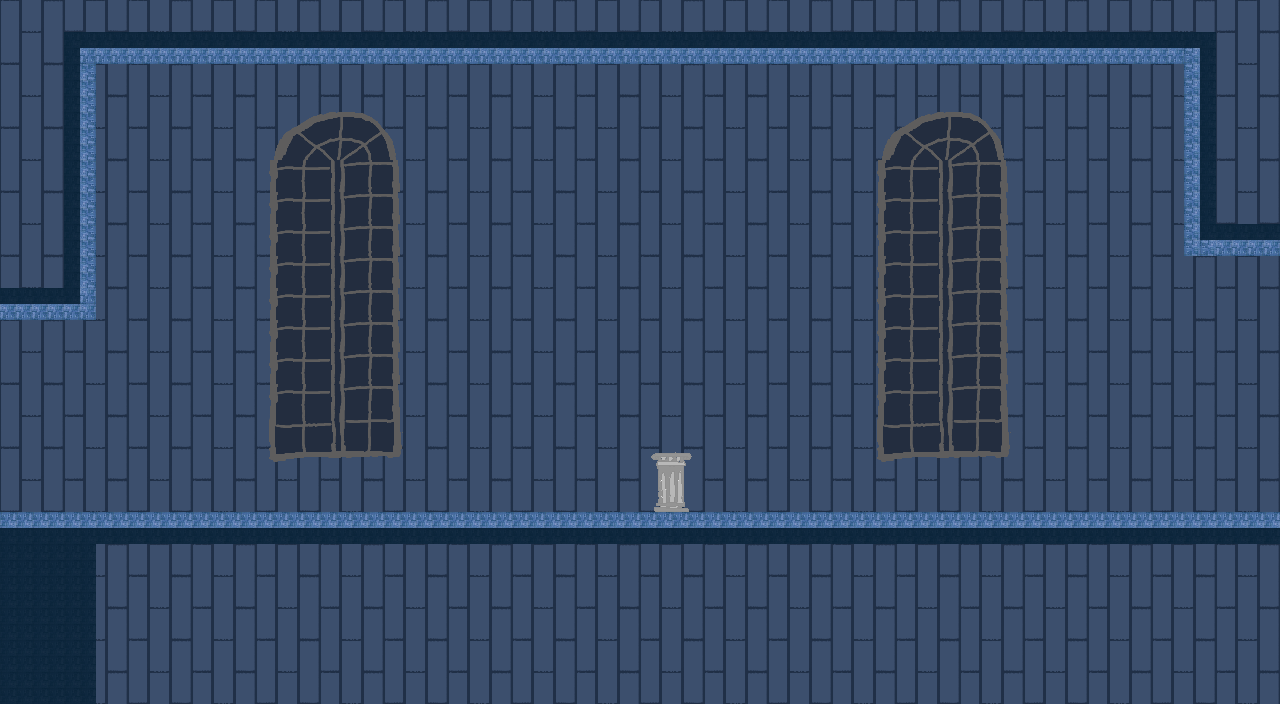

A 2D game scene composited from a Tiled map and its tileset images. What follows is a short description and the map's XML, with each tile layer's data collapsed to a summary:
An orthogonal 40x22 tile map with 32x32 px tiles, 4 tile layers (background, background2, platforms, jumpthru) and 36 objects.

<map version="1.0" orientation="orthogonal" renderorder="right-down" width="40" height="22" tilewidth="32" tileheight="32" nextobjectid="65">
 <tileset firstgid="1" name="tileset" tilewidth="32" tileheight="32" tilecount="800" columns="40">
  <image source="tileset_library.png" width="1280" height="640" />
 </tileset>
 <layer name="background" width="40" height="22">
  <data>[880 cells, 880 non-empty, 4 distinct tile ids]</data>
 </layer>
 <layer name="background2" width="40" height="22">
  <data>[880 cells, 854 non-empty, 45 distinct tile ids]</data>
 </layer>
 <layer name="platforms" width="40" height="22">
  <data>[880 cells, 109 non-empty, 9 distinct tile ids]</data>
 </layer>
 <layer name="jumpthru" width="40" height="22">
  <data>[880 cells, 0 non-empty, 0 distinct tile ids]</data>
 </layer>
 <objectgroup name="sprites">
  <object id="33" gid="166" x="160" y="96" width="32" height="32">
   <properties>
    <property name="delay" type="int" value="1750" />
    <property name="timer" type="int" value="2000" />
   </properties>
  </object>
  <object id="34" gid="166" x="192" y="96" width="32" height="32">
   <properties>
    <property name="delay" type="int" value="1500" />
    <property name="timer" type="int" value="2000" />
   </properties>
  </object>
  <object id="35" gid="166" x="224" y="96" width="32" height="32">
   <properties>
    <property name="delay" type="int" value="1250" />
    <property name="timer" type="int" value="2000" />
   </properties>
  </object>
  <object id="36" gid="166" x="256" y="96" width="32" height="32">
   <properties>
    <property name="delay" type="int" value="1000" />
    <property name="timer" type="int" value="2000" />
   </properties>
  </object>
  <object id="37" gid="166" x="288" y="96" width="32" height="32">
   <properties>
    <property name="delay" type="int" value="750" />
    <property name="timer" type="int" value="2000" />
   </properties>
  </object>
  <object id="38" gid="166" x="352" y="96" width="32" height="32">
   <properties>
    <property name="delay" type="int" value="250" />
    <property name="timer" type="int" value="2000" />
   </properties>
  </object>
  <object id="39" gid="166" x="320" y="96" width="32" height="32">
   <properties>
    <property name="delay" type="int" value="500" />
    <property name="timer" type="int" value="2000" />
   </properties>
  </object>
  <object id="40" gid="166" x="416" y="96" width="32" height="32">
   <properties>
    <property name="delay" type="int" value="1750" />
    <property name="timer" type="int" value="2000" />
   </properties>
  </object>
  <object id="41" gid="166" x="384" y="96" width="32" height="32">
   <properties>
    <property name="delay" type="int" value="0" />
    <property name="timer" type="int" value="2000" />
   </properties>
  </object>
  <object id="42" gid="166" x="448" y="96" width="32" height="32">
   <properties>
    <property name="delay" type="int" value="1250" />
    <property name="timer" type="int" value="2000" />
   </properties>
  </object>
  <object id="43" gid="166" x="480" y="96" width="32" height="32">
   <properties>
    <property name="delay" type="int" value="1000" />
    <property name="timer" type="int" value="2000" />
   </properties>
  </object>
  <object id="44" gid="166" x="512" y="96" width="32" height="32">
   <properties>
    <property name="delay" type="int" value="1000" />
    <property name="timer" type="int" value="2000" />
   </properties>
  </object>
  <object id="45" gid="166" x="576" y="96" width="32" height="32">
   <properties>
    <property name="delay" type="int" value="500" />
    <property name="timer" type="int" value="2000" />
   </properties>
  </object>
  <object id="46" gid="166" x="544" y="96" width="32" height="32">
   <properties>
    <property name="delay" type="int" value="750" />
    <property name="timer" type="int" value="2000" />
   </properties>
  </object>
  <object id="47" gid="166" x="704" y="96" width="32" height="32">
   <properties>
    <property name="delay" type="int" value="0" />
    <property name="timer" type="int" value="2000" />
   </properties>
  </object>
  <object id="48" gid="166" x="736" y="96" width="32" height="32">
   <properties>
    <property name="delay" type="int" value="0" />
    <property name="timer" type="int" value="2000" />
   </properties>
  </object>
  <object id="49" gid="166" x="768" y="96" width="32" height="32">
   <properties>
    <property name="delay" type="int" value="0" />
    <property name="timer" type="int" value="2000" />
   </properties>
  </object>
  <object id="50" gid="166" x="800" y="96" width="32" height="32">
   <properties>
    <property name="delay" type="int" value="0" />
    <property name="timer" type="int" value="2000" />
   </properties>
  </object>
  <object id="51" gid="166" x="832" y="96" width="32" height="32">
   <properties>
    <property name="delay" type="int" value="2000" />
    <property name="timer" type="int" value="2000" />
   </properties>
  </object>
  <object id="52" gid="166" x="864" y="96" width="32" height="32">
   <properties>
    <property name="delay" type="int" value="2000" />
    <property name="timer" type="int" value="2000" />
   </properties>
  </object>
  <object id="53" gid="166" x="896" y="96" width="32" height="32">
   <properties>
    <property name="delay" type="int" value="2000" />
    <property name="timer" type="int" value="2000" />
   </properties>
  </object>
  <object id="54" gid="166" x="928" y="96" width="32" height="32">
   <properties>
    <property name="delay" type="int" value="2000" />
    <property name="timer" type="int" value="2000" />
   </properties>
  </object>
  <object id="55" gid="166" x="992" y="96" width="32" height="32">
   <properties>
    <property name="delay" type="int" value="0" />
    <property name="timer" type="int" value="2000" />
   </properties>
  </object>
  <object id="56" gid="166" x="960" y="96" width="32" height="32">
   <properties>
    <property name="delay" type="int" value="2000" />
    <property name="timer" type="int" value="2000" />
   </properties>
  </object>
  <object id="57" gid="166" x="1024" y="96" width="32" height="32">
   <properties>
    <property name="delay" type="int" value="0" />
    <property name="timer" type="int" value="2000" />
   </properties>
  </object>
  <object id="58" gid="166" x="1056" y="96" width="32" height="32">
   <properties>
    <property name="delay" type="int" value="0" />
    <property name="timer" type="int" value="2000" />
   </properties>
  </object>
  <object id="59" gid="166" x="1088" y="96" width="32" height="32">
   <properties>
    <property name="delay" type="int" value="0" />
    <property name="timer" type="int" value="2000" />
   </properties>
  </object>
  <object id="60" gid="166" x="1120" y="96" width="32" height="32">
   <properties>
    <property name="delay" type="int" value="0" />
    <property name="timer" type="int" value="2000" />
   </properties>
  </object>
  <object id="62" gid="166" x="128" y="96" width="32" height="32">
   <properties>
    <property name="delay" type="int" value="2000" />
    <property name="timer" type="int" value="2000" />
   </properties>
  </object>
  <object id="64" gid="45" x="640" y="448" width="32" height="32" />
 </objectgroup>
 <objectgroup name="transitions">
  <object id="23" gid="167" x="-24" y="328" width="32" height="32">
   <properties>
    <property name="side" value="left" />
    <property name="toMap" value="12x8" />
   </properties>
  </object>
  <object id="24" gid="168" x="-24" y="536" width="32" height="32">
   <properties>
    <property name="toMap" value="12x8" />
   </properties>
  </object>
  <object id="25" gid="169" x="32" y="384" width="32" height="32">
   <properties>
    <property name="fromMap" value="12x8" />
   </properties>
  </object>
  </objectgroup>
</map>
<!-- 3 of 36 objects omitted -->
